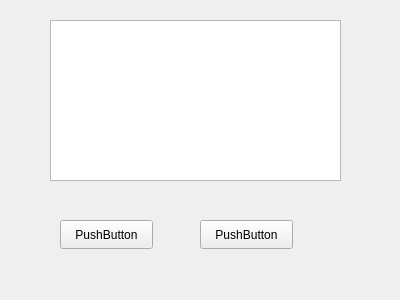
<?xml version="1.0" encoding="UTF-8"?>
<ui version="4.0">
 <class>Form</class>
 <widget class="QWidget" name="Form">
  <property name="geometry">
   <rect>
    <x>0</x>
    <y>0</y>
    <width>400</width>
    <height>300</height>
   </rect>
  </property>
  <property name="windowTitle">
   <string>Form</string>
  </property>
  <widget class="QColumnView" name="columnView">
   <property name="geometry">
    <rect>
     <x>50</x>
     <y>20</y>
     <width>291</width>
     <height>161</height>
    </rect>
   </property>
  </widget>
  <widget class="QPushButton" name="pushButton">
   <property name="geometry">
    <rect>
     <x>60</x>
     <y>220</y>
     <width>93</width>
     <height>29</height>
    </rect>
   </property>
   <property name="text">
    <string>PushButton</string>
   </property>
  </widget>
  <widget class="QPushButton" name="pushButton_2">
   <property name="geometry">
    <rect>
     <x>200</x>
     <y>220</y>
     <width>93</width>
     <height>29</height>
    </rect>
   </property>
   <property name="text">
    <string>PushButton</string>
   </property>
  </widget>
 </widget>
 <resources/>
 <connections/>
</ui>
